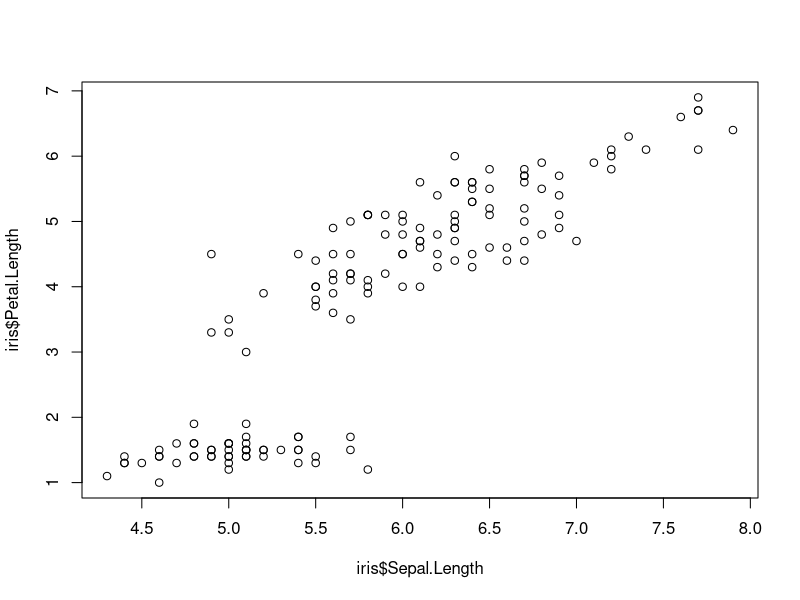
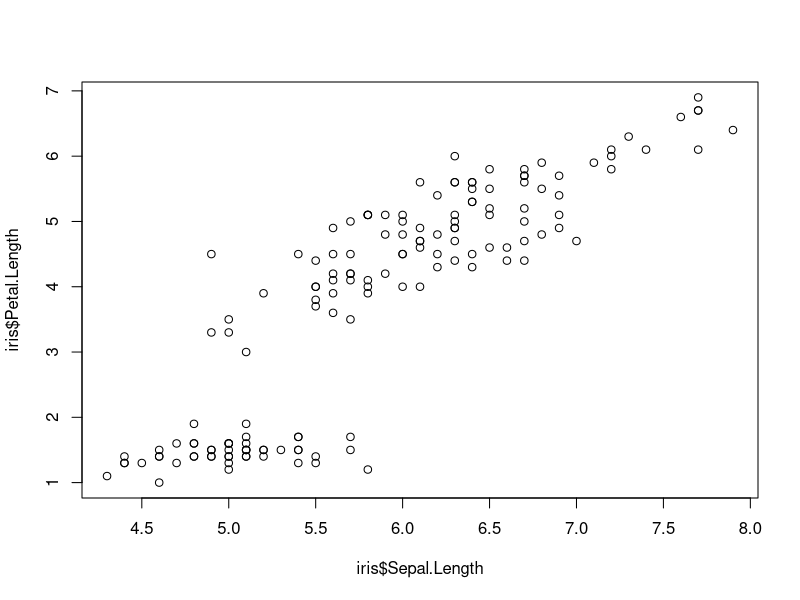

The R script that drew these images, in order:
## ---- chunk 1
knitr::opts_chunk$set(echo = TRUE)
## ---- chunk 2
data(iris)
head(iris)

## ---- chunk 3
#Ceci est le résumé de ma base iris
summary(iris)
## ---- chunk 4
iris
## ---- chunk 5
summary(iris)
## ---- chunk 6
iris
## ---- chunk 7
library(knitr)
kable(summary(iris))
## ---- chunk 8
plot(iris$Sepal.Length,iris$Petal.Length)
## ---- chunk 9
plot(iris$Sepal.Length,iris$Petal.Length)
